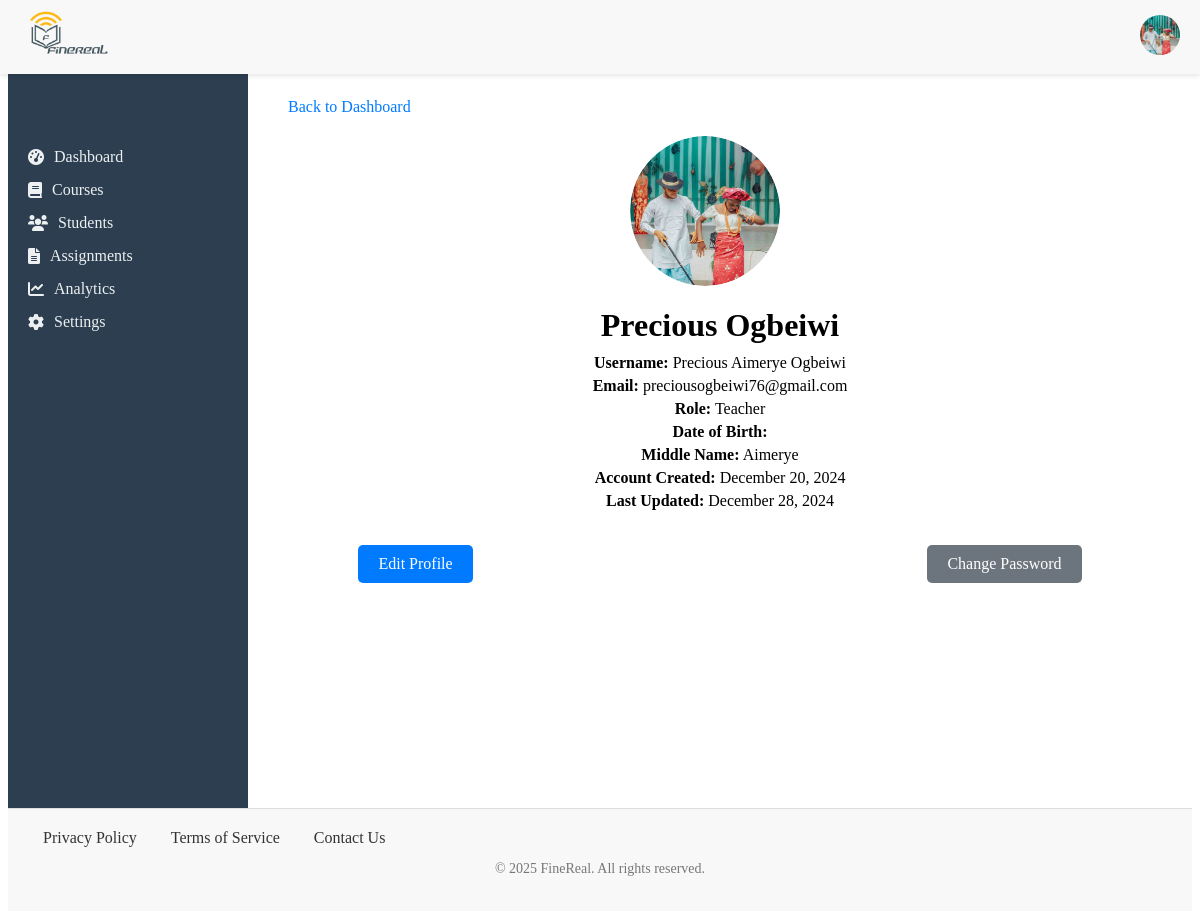
Page /ad03fa82-2a8e-448c-a7ca-1f9d57121859/profile (signed in) on the committed database.
### app/models/user.py (models this page shows, shortened)
class User(BaseModel, db.Model, UserMixin):
    __tablename__ = 'users'
    photo = db.Column(db.Text)
    first_name = db.Column(db.String(80), nullable=False)
    middle_name = db.Column(db.String(80), nullable=True)
    last_name = db.Column(db.String(80), nullable=False)
    email = db.Column(db.String(160), unique=True, nullable=False)
    username = db.Column(db.String(250), nullable=False)
    password = db.Column(db.String, nullable=False)
    is_verified = db.Column(db.Boolean, default=False)
    dob = db.Column(db.String)
    role = db.Column(db.String, nullable=False)
    courses_taught = db.relationship('Courses', backref='teacher', lazy=True)
    enrolled_courses = db.relationship('Enrollments', backref='student', lazy=True)

### app/routes/route.py (the view)
@app.route('/<user_id>/profile')
@login_required
def Profile(user_id):
    user = User.query.get(user_id)
    if not user:
        flash("User not found.")
        return redirect(url_for('index'))
    return render_template('profile.html', user=user)

### app/models/user.py (called while the page is built)
@login_manager.user_loader
def load_user(user_id):
    return User.query.get(user_id)# PendingUser class and other functions...

### app/templates/profile.html
{% extends 'base.html' %}
{% block content %}
<link rel="stylesheet" href="{{ url_for('static', filename='styles/profile.css') }}">
<a href="{{ url_for('dashboard') }}" class="btn btn-link">Back to Dashboard</a>
<div class="profile-container">
    <div class="profile-header">
        <div class="profile-picture">
            {% if user.photo %}
                <img src="{{ url_for('uploaded_file', filename=user.photo) }}" alt="Profile Photo" class="user-avatar-large">
            {% else %}
                <img src="https://via.placeholder.com/150" alt="Profile Photo" class="photo">
            {% endif %}
        </div>
        <div class="profile-info">
            <h1>{{ user.first_name }} {{ user.last_name }}</h1>
            <p><strong>Username:</strong> {{ user.username }}</p>
            <p><strong>Email:</strong> {{ user.email }}</p>
            <p><strong>Role:</strong> {{ user.role }}</p>
            <p><strong>Date of Birth:</strong> {{ user.dob }}</p>
            <p><strong>Middle Name:</strong> {{ user.middle_name or 'N/A' }}</p>
            <p><strong>Account Created:</strong> {{ user.created_at.strftime('%B %d, %Y') }}</p>
            <p><strong>Last Updated:</strong> {{ user.updated_at.strftime('%B %d, %Y') if user.updated_at else 'Never' }}</p>
        </div>
    </div>
    <div class="profile-actions">
        <a href="{{ url_for('edit_profile') }}" class="btn btn-primary">Edit Profile</a>
        <a href="{{ url_for('change_password') }}" class="btn btn-secondary">Change Password</a>
    </div>
    {% endblock %}

### app/templates/base.html (shortened to what this page needs)
<!DOCTYPE html>
<html lang="en">
<head>
    <link rel="stylesheet" href="{{ url_for('static', filename='styles/header.css') }}">
    <link rel="stylesheet" href="{{ url_for('static', filename='styles/footer.css') }}">
    <link rel="stylesheet" href="{{ url_for('static', filename='styles/nav.css') }}">
    <link rel="stylesheet" href="{{ url_for('static', filename='styles/main.css') }}">
    <link href="https://cdnjs.cloudflare.com/ajax/libs/font-awesome/6.0.0-beta3/css/all.min.css" rel="stylesheet">
</head>
<body>
    <header>
        <div class="left">
            <div class="logo">
                <a href="{{ url_for('index') }}" aria-label="Home">
                    <img src="{{ url_for('static', filename='images/Finerealpng.png') }}" alt="FineReal Logo">
                </a>
            </div>
        </div>
<div class="right-links">
    <div class="user" onclick="extend()">
        {% if user.photo %}
        <img src="{{ url_for('uploaded_file', filename=user.photo) }}" alt="Profile Photo" class="photo">
        {% else %}
        <img src="https://via.placeholder.com/40" alt="User Avatar" class="user-avatar">
        {% endif %}
    </div>
</div>
    </header>
    {% include 'includes/flash.html' %}
    <div class="container">
        <aside class="sidebar">
            <nav class="sidebar-nav">
                {% include 'includes/nav.html' %}
            </nav>
        </aside>
        <main class="main-content">
            {% block content %}
            {% endblock %}
        </main>
    </div>
    <footer>
        <div class="footer-content">
            <div class="footer-links">
                <a href="#">Privacy Policy</a>
                <a href="#">Terms of Service</a>
                <a href="#">Contact Us</a>
            </div>
        </div>
        <div class="footer-bottom">
            <p>&copy; 2025 FineReal. All rights reserved.</p>
        </div>
    </footer>
</body>
</html>

### app/static/styles/header.css (style rules this page uses)
header { color: dark; display: flex; justify-content: space-between; align-items: center; padding: 10px 20px; background-color: #f8f8f8; position: fixed; top: 0; left: 0; right: 0; z-index: 1000; box-shadow: 0 2px 5px rgba(0, 0, 0, 0.1); }
header .left { display: flex; justify-content: space-between; max-width: min-content; }
.logo img { height: 50px; }
.profile-header { text-align: center; margin-bottom: 20px; }
.photo, .user-avatar { width: 40px; height: 40px; border-radius: 50%; object-fit: cover; }
.user-avatar-large { width: 80px; height: 80px; border-radius: 50%; object-fit: cover; }

### app/static/styles/footer.css (style rules this page uses)
footer { background-color: #f8f8f8; padding: 20px 0; text-align: center; border-top: 1px solid #ddd; }
.footer-content { display: flex; justify-content: space-between; align-items: center; padding: 0 20px; }
.footer-links a { margin: 0 15px; text-decoration: none; color: #333; }
.footer-bottom { margin-top: 10px; font-size: 14px; color: #777; }

### app/static/styles/nav.css (style rules this page uses)
.container { display: flex; height: 100vh; }
.sidebar { width: 200px; background-color: #2c3e50; color: #ecf0f1; padding: 20px; display: block; }

### app/static/styles/main.css (style rules this page uses)
main { margin-top: 70px; padding: 20px; flex-grow: 1; word-wrap: break-word; overflow-wrap: break-word; overflow-y: auto; }

### app/static/styles/profile.css (style rules this page uses)
.profile-container { width: 80%; max-width: 1000px; margin: 0 auto; padding: 20px; }
.profile-header { display: flex; flex-direction: column; align-items: center; margin-bottom: 30px; }
.profile-picture { margin-right: 30px; border-radius: 50%; overflow: hidden; width: 150px; height: 150px; display: flex; justify-content: center; align-items: center; cursor: pointer; }
.profile-picture img { width: 100%; height: 100%; object-fit: cover; }
.profile-info h1 { font-size: 2rem; margin-bottom: 10px; }
.profile-info p { font-size: 1rem; margin: 5px 0; }
.profile-actions { display: flex; justify-content: space-between; margin-top: 30px; }
.btn { padding: 10px 20px; font-size: 1rem; text-decoration: none; border-radius: 5px; transition: background-color 0.3s; }
.btn-primary { background-color: #007bff; color: white; }
.btn-secondary { background-color: #6c757d; color: white; }
.btn-link { color: #007bff; text-decoration: none; }

### rows in the picture
User: photo (picture), first_name "Precious", last_name "Ogbeiwi", username "Precious Aimerye Ogbeiwi", email "preciousogbeiwi76@gmail.com", role "Teacher", middle_name "Aimerye", created_at "December 20, 2024", updated_at "December 28, 2024"
